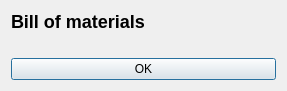
<?xml version="1.0" encoding="UTF-8"?>
<ui version="4.0">
 <class>BOMWindow</class>
 <widget class="QDialog" name="BOMWindow">
  <property name="geometry">
   <rect>
    <x>0</x>
    <y>0</y>
    <width>287</width>
    <height>89</height>
   </rect>
  </property>
  <property name="windowTitle">
   <string>Dialog</string>
  </property>
  <layout class="QVBoxLayout" name="verticalLayout">
   <item>
    <widget class="QLabel" name="label">
     <property name="text">
      <string>&lt;h2&gt;Bill of materials&lt;/h2&gt;</string>
     </property>
    </widget>
   </item>
   <item>
    <widget class="QLabel" name="bom">
     <property name="text">
      <string/>
     </property>
    </widget>
   </item>
   <item>
    <spacer name="verticalSpacer">
     <property name="orientation">
      <enum>Qt::Vertical</enum>
     </property>
     <property name="sizeHint" stdset="0">
      <size>
       <width>20</width>
       <height>40</height>
      </size>
     </property>
    </spacer>
   </item>
   <item>
    <widget class="QPushButton" name="ok">
     <property name="text">
      <string>OK</string>
     </property>
    </widget>
   </item>
  </layout>
 </widget>
 <resources/>
 <connections/>
</ui>
